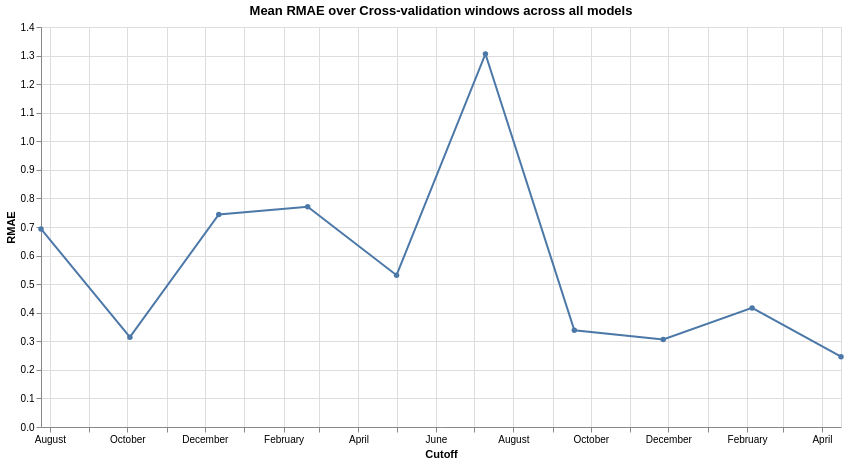

The notebook cell saved with this chart:
### Code cell
chart = (
    alt.Chart(
        cv_evaluation.filter(metric="rmae_SeasonalNaive")
        .drop(
            "SeasonalNaive",
            "BiTCN",
            "NHITS",
            "neural_ensemble",
        )
        .with_columns(mean_rmae=pl.mean_horizontal(pl.selectors.numeric()))
        .to_pandas()
    )
    .mark_line(point=True)
    .encode(
        x=alt.X("cutoff:T", title="Cutoff"),
        y=alt.Y("mean_rmae:Q", title="RMAE"),
        # color=alt.Color("model:N", title="Model"),
        # tooltip=["cutoff:T", "model:N", "value:Q"],
    )
    .properties(
        width=800, height=400, title="Mean RMAE over Cross-validation windows across all models"
    )
)

chart

### Figure 1 — Vega specification as saved in the notebook (floating-point values rounded to 4 significant figures)
{"$schema": "https://vega.github.io/schema/vega/v6.json", "data": [{"name": "source_0", "values": [{"cutoff": "2024-07-25T00:00:00.000", "mean_rmae": 0.6934}, {"cutoff": "2024-10-03T00:00:00.000", "mean_rmae": 0.3145}, {"cutoff": "2024-12-12T00:00:00.000", "mean_rmae": 0.744}, {"cutoff": "2025-02-20T00:00:00.000", "mean_rmae": 0.7706}, {"cutoff": "2025-05-01T00:00:00.000", "mean_rmae": 0.5312}, {"cutoff": "2025-07-10T00:00:00.000", "mean_rmae": 1.306}, {"cutoff": "2025-09-18T00:00:00.000", "mean_rmae": 0.3383}, {"cutoff": "2025-11-27T00:00:00.000", "mean_rmae": 0.3063}, {"cutoff": "2026-02-05T00:00:00.000", "mean_rmae": 0.4168}, {"cutoff": "2026-04-16T00:00:00.000", "mean_rmae": 0.2459}], "transform": [{"type": "formula", "expr": "toDate(datum['cutoff'])", "as": "cutoff"}]}, {"name": "data_0", "values": [{"cutoff": "2024-07-25T00:00:00.000", "mean_rmae": 0.6934}, {"cutoff": "2024-10-03T00:00:00.000", "mean_rmae": 0.3145}, {"cutoff": "2024-12-12T00:00:00.000", "mean_rmae": 0.744}, {"cutoff": "2025-02-20T00:00:00.000", "mean_rmae": 0.7706}, {"cutoff": "2025-05-01T00:00:00.000", "mean_rmae": 0.5312}, {"cutoff": "2025-07-10T00:00:00.000", "mean_rmae": 1.306}, {"cutoff": "2025-09-18T00:00:00.000", "mean_rmae": 0.3383}, {"cutoff": "2025-11-27T00:00:00.000", "mean_rmae": 0.3063}, {"cutoff": "2026-02-05T00:00:00.000", "mean_rmae": 0.4168}, {"cutoff": "2026-04-16T00:00:00.000", "mean_rmae": 0.2459}], "transform": [{"type": "formula", "expr": "toDate(datum['cutoff'])", "as": "cutoff"}]}], "marks": [{"type": "line", "name": "layer_0_marks", "from": {"data": "source_0"}, "sort": {"field": "x"}, "encode": {"update": {"stroke": {"value": "#4c78a8"}, "y": {"field": "mean_rmae", "scale": "y"}, "defined": {"signal": "isValid(datum[\"cutoff\"]) && isFinite(+datum[\"cutoff\"]) && isValid(datum[\"mean_rmae\"]) && isFinite(+datum[\"mean_rmae\"])"}, "x": {"field": "cutoff", "scale": "x"}}}, "style": ["line"]}, {"type": "symbol", "name": "layer_1_marks", "from": {"data": "data_0"}, "encode": {"update": {"y": {"field": "mean_rmae", "scale": "y"}, "opacity": {"value": 1}, "fill": {"value": "#4c78a8"}, "x": {"field": "cutoff", "scale": "x"}}}, "style": ["point"]}], "scales": [{"name": "x", "type": "time", "domain": {"fields": [{"data": "source_0", "field": "cutoff"}, {"data": "data_0", "field": "cutoff"}]}, "range": [0, {"signal": "width"}]}, {"name": "y", "type": "linear", "domain": {"fields": [{"data": "source_0", "field": "mean_rmae"}, {"data": "data_0", "field": "mean_rmae"}]}, "range": [{"signal": "height"}, 0], "zero": true, "nice": true}], "axes": [{"scale": "x", "aria": false, "ticks": false, "zindex": 0, "gridScale": "y", "tickCount": {"signal": "ceil(width/40)"}, "minExtent": 0, "orient": "bottom", "domain": false, "maxExtent": 0, "grid": true, "labels": false}, {"scale": "y", "maxExtent": 0, "orient": "left", "labels": false, "gridScale": "x", "aria": false, "tickCount": {"signal": "ceil(height/40)"}, "ticks": false, "grid": true, "zindex": 0, "minExtent": 0, "domain": false}, {"scale": "x", "labelFlush": true, "labelOverlap": true, "zindex": 0, "grid": false, "orient": "bottom", "title": "Cutoff", "tickCount": {"signal": "ceil(width/40)"}}, {"scale": "y", "tickCount": {"signal": "ceil(height/40)"}, "title": "RMAE", "zindex": 0, "orient": "left", "labelOverlap": true, "grid": false}], "title": {"text": "Mean RMAE over Cross-validation windows across all models", "frame": "group"}, "style": "cell", "background": "white", "height": 400, "padding": 5, "width": 800}
